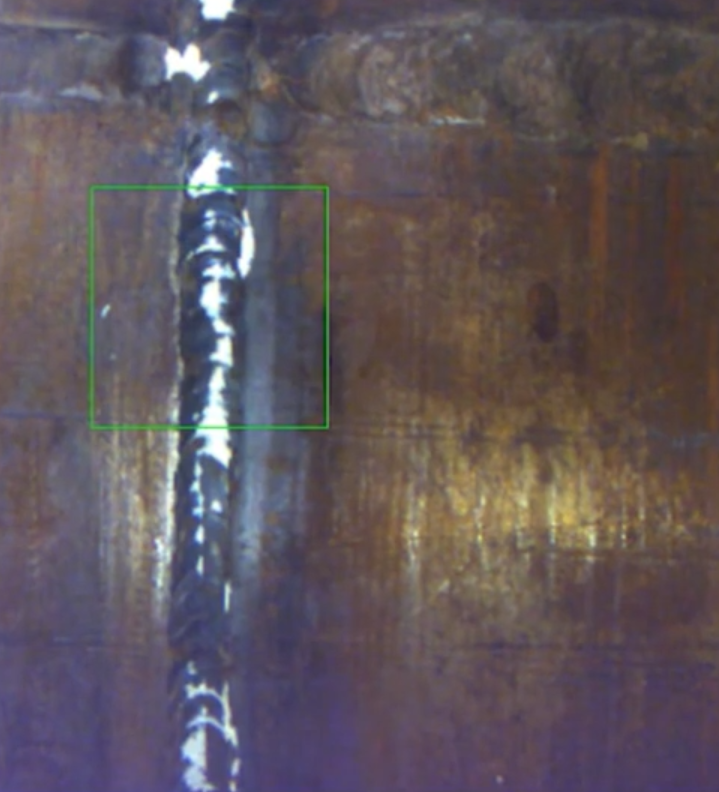
#> input picture weldtrack_opencv/p1.png, 719 x 792 px, found by its file name
$ python weldfind_main.py
#> lines starting #> are read from the running program, lines starting #| are printed output that depends on the picture; after the words box and inside, x2 and y2 are one past the last pixel; in counts of white or black regions, pixels touching at a corner belong together
### weldfind_opencv_3.7/weldfind_getFuzzyThreshold.py
##modified from c code: https://cloud.tencent.com/developer/article/1011628
##inspired by the paper An Improved Canny Edge Detection Algorithm Based on
##Type-2 Fuzzy Sets

##Kinree Hou  2018.2.28

import cv2
import math

class getThreshold:
    def __init__(self,hist):
        self.hist=hist
        self.range1=self.getFirst()
        self.range2=self.getLast()
        self.T = self.calculateFuzzyThreshold(self.range1,self.range2)

    def getFirst(self):
        first = 0
        while self.hist[first] == 0 and first < len(self.hist):
            first = first + 1
        return first

    def getLast(self):
        last = len(self.hist)-1
        while self.hist[last] == 0 and last > first:
            last = last - 1
        return last

    def calculateFuzzyThreshold(self,range1,range2):
        ## find the first and the last non-zero value in the histogram
        hist=self.hist
        Threshold=-1
        bestEntropy = math.inf


        ##special case: only one/two colours in the image
        if range1==range2 or range1+1==range2:
            return range1

        ##calculate the weighted/sum histograms

        sumHist = [0]*(range2+1)
        weightHist = [0]*(range2+1)

        sumHist[0]=hist[0]
        if range1>1:
            starti=range1
        else:
            starti=1


        for i in range(starti,range2+1):
            sumHist[i]=sumHist[i-1]+hist[i]
            weightHist[i]=weightHist[i-1]+i*hist[i]

        ##build search table
        sTable=[0]*(range2+1-range1)
        for i in range(1,len(sTable)):
            mu=1/(1+i/(range2-range1))
            sTable[i]=-mu*math.log(mu)-(1-mu)*math.log(1-mu)

        ##caculate best threshold via iteration
        for i in range(range1,range2+1):
            entropy=0
            mu=round(weightHist[i]/sumHist[i])
            for j in range(range1,i+1):
                entropy=entropy+sTable[int(abs(j-mu))]*hist[j]

            if i!=range2:
                mu =round((weightHist[range2]-weightHist[i])/(sumHist[range2]-sumHist[i])) ##warning range2==i , /0
            else:
                mu=0

            for j in range(i+1, range2+1):
                entropy=entropy+sTable[int(abs(j-mu))]*hist[j]

            if bestEntropy>entropy:
                bestEntropy=entropy
                Threshold=i


        return Threshold


    def getCannyThreshold(self):
        if self.T>self.range1:
            T1=self.calculateFuzzyThreshold(self.range1,self.T-1)
        else:
            T1=self.T
        if self.T<self.range2:
            T2=self.calculateFuzzyThreshold(self.T+1,self.range2)
        else:
            T2=self.T

        return [T1,T2]


class getHistogram():
    def __init__(self,filename):
        self.filename = filename
    def getHistList(self):
        img = cv2.imread(self.filename)
        hist = cv2.calcHist([img],[0],None,[256],[0,256])
        histList = []
        for i in hist:
            histList.append(i[0])

        return histList


class imgToThresholdValues():
    def __init__(self,imgPath):
        self.imgPath = imgPath

    def getThresholdValues(self):
        testObject = getHistogram('p1.png')
        testObject_Hist=testObject.getHistList()
#> in getHistList, img is the input picture: shape (792, 719, 3); mean B, G, R 92, 86, 95.8
#> in getHistList, `hist = cv2.calcHist([img],[0],None,[256],[0,256])`: hist = 256 values, max 10072 at index 96, min 0 at index 0, mean 2224.4
#> the loop in getHistList, `for i in hist:` made 256 passes
#> i on passes 1 to 3: [0], [0], [0]
#> after the loop in getHistList, `for i in hist:`: histList has the same summary as hist
#> testObject_Hist has the same summary as hist in getHistList
        testObject_getThreshold=getThreshold(testObject_Hist)
#> in __init__, `self.hist=hist`: self.hist has the same summary as hist in getHistList
#> the loop in getFirst, `while self.hist[first] == 0 and first < len(self.hist):` made 7 passes
#> after the loop in getFirst, `while self.hist[first] == 0 and first < len(self.hist):`: first = 7
#> in getLast, `last = len(self.hist)-1`: last = 255
#> in calculateFuzzyThreshold, `sumHist = [0]*(range2+1)`: sumHist = 256 values from 0 to 0
#> in calculateFuzzyThreshold, `starti=range1`: starti = 7
#> after the loop in calculateFuzzyThreshold, `for i in range(starti,range2+1):`: sumHist = 256 values from 0 to 569448; weightHist = 256 values from 0 to 52399352
#> in calculateFuzzyThreshold, `sTable=[0]*(range2+1-range1)`: sTable = 249 values from 0 to 0
#> the loop in calculateFuzzyThreshold, `for i in range(1,len(sTable)):` made 248 passes
#> mu on passes 1 to 3: 0.996, 0.992, 0.988
#> after the loop in calculateFuzzyThreshold, `for i in range(1,len(sTable)):`: sTable = 249 values from 0 to 0.693
#> the loop in calculateFuzzyThreshold, `for i in range(range1,range2+1):` made 249 passes
#> after the loop in calculateFuzzyThreshold, `for i in range(range1,range2+1):`: Threshold = 85; bestEntropy = 100499.7
#> in __init__, `self.T = self.calculateFuzzyThreshold(self.range1,self.range2)`: self.T = 85
        return (testObject_getThreshold.getCannyThreshold())
#> the loop in calculateFuzzyThreshold (call 2), `for i in range(1,len(sTable)):` made 77 passes
#> mu on passes 1 to 12: 0.987, 0.975, 0.963, 0.951, 0.939, 0.928, 0.917, 0.906, 0.895, 0.885, 0.875, 0.865
#> the loop in calculateFuzzyThreshold (call 2), `for i in range(range1,range2+1):` made 78 passes


#testall = imgToThresholdValues('p1.png')
#print(testall.getThresholdValues())

### weldfind_opencv_3.7/weldfind_processImage.py
import cv2
import numpy as np

class ProcessImage():
    def __init__(self, cannyThreshold, imgPath, kernelSize=3,):
        self.img = cv2.imread(imgPath)
        self.cannyThreshold = cannyThreshold
        self.kernelSize = kernelSize

    def getContours(self):
        img_gray = cv2.cvtColor(self.img, cv2.COLOR_BGR2GRAY)
        detect_edges = cv2.GaussianBlur(img_gray, (3, 3), 0)
        detect_edges = cv2.Canny(detect_edges, self.cannyThreshold[0],
                             self.cannyThreshold[1], apertureSize=self.kernelSize)
        contours = cv2.findContours(detect_edges.copy(), cv2.RETR_EXTERNAL, cv2.CHAIN_APPROX_SIMPLE)
        contours = contours[1]      ##the number varies with the version of opencv

        return contours

    def myDrawContours(self):
        for cnt in self.getContours():
#> in getContours, `img_gray = cv2.cvtColor(self.img, cv2.COLOR_BGR2GRAY)`:
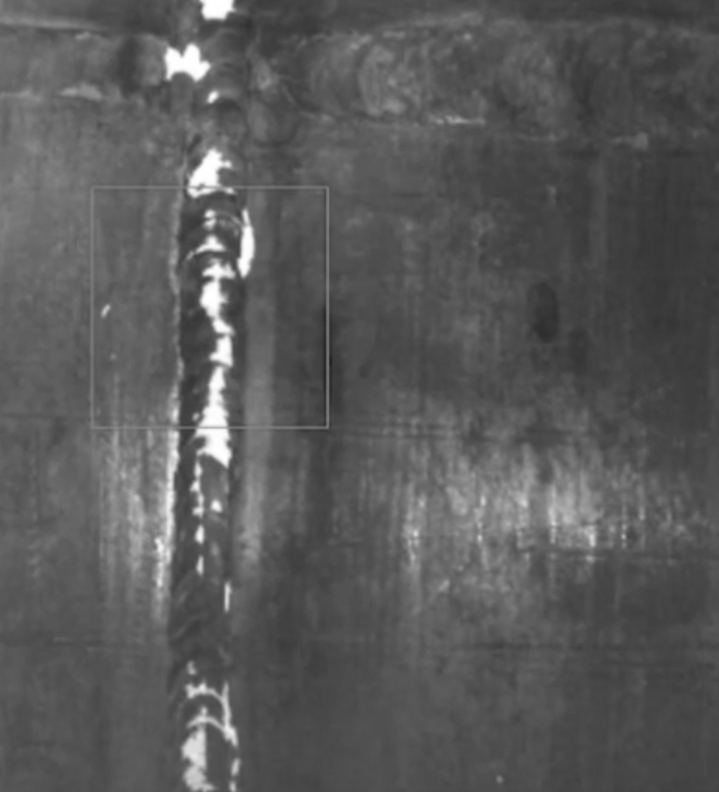
#> img_gray: shape (792, 719); min 37, max 255, mean 89.6
#> in getContours, `detect_edges = cv2.Canny(detect_edges, self.cannyThreshold[0], self.ca..`:
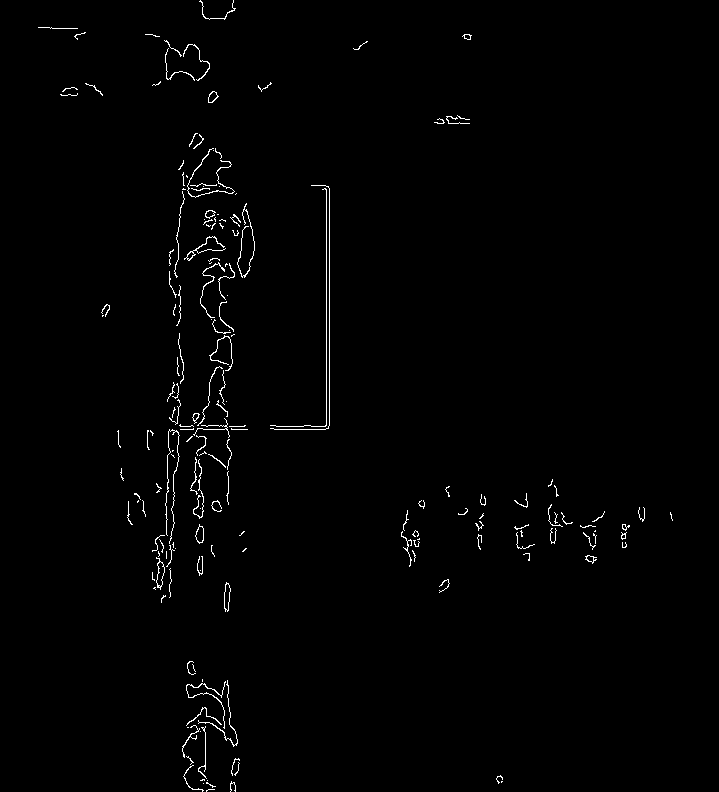
#> detect_edges: shape (792, 719); 1% white in thin lines or dots, all inside (x1, y1, x2, y2) = (38, 0, 673, 792)
            cv2.drawContours(self.img, [cnt], -1, (0, 255, 0), 2)


    # [62 lines left out: functions drawCentrePoints, drawCenterline, not called in this run]
                #也就是说，在这里，width与height不是按照长短来定义的。

### weldfind_opencv_3.7/weldfind_main.py
from weldfind_getFuzzyThreshold import *
from weldfind_processImage import *


##test start from here
cannyThresholds = imgToThresholdValues('p1.png')
testProcess = ProcessImage(cannyThresholds.getThresholdValues(),'p1.png')
#> (the run stopped early here; a loop or call above may not have finished)
